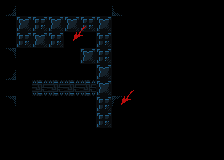

A level layout from a 2D game, rendered from its tile map. Below: a short description, then the map file with tile-grid data replaced by summaries:
An orthogonal 14x10 tile map with 16x16 px tiles, 2 tile layers (background, foreground) and 38 objects (35x tile, 2x portal, finish_tile).

<map version="1.4" tiledversion="1.4.2" orientation="orthogonal" renderorder="right-down" width="14" height="10" tilewidth="16" tileheight="16" infinite="0" nextlayerid="6" nextobjectid="89">
 <properties>
  <property name="next_level" value="./data/levels/tmx/6-level.tmx" />
  <property name="player_bomb_count" value="1" />
 </properties>
 <tileset firstgid="1" name="newtiledsheet" tilewidth="16" tileheight="16" tilecount="171" columns="9">
  <image source="../../newtiledsheet.png" width="144" height="304" />
  <tile id="0">
   <properties>
    <property name="destructable" value="" />
    <property name="solid" value="1" />
   </properties>
  </tile>
  <tile id="1">
   <properties>
    <property name="destructable" value="" />
    <property name="solid" value="1" />
   </properties>
  </tile>
  <tile id="2">
   <properties>
    <property name="destructable" value="" />
    <property name="solid" value="1" />
   </properties>
  </tile>
  <tile id="3">
   <properties>
    <property name="destructable" value="" />
    <property name="solid" value="1" />
   </properties>
  </tile>
  <tile id="4">
   <properties>
    <property name="destructable" value="" />
    <property name="solid" value="" />
   </properties>
  </tile>
  <tile id="9">
   <properties>
    <property name="destructable" value="" />
    <property name="solid" value="1" />
   </properties>
  </tile>
  <tile id="10">
   <properties>
    <property name="destructable" value="" />
    <property name="solid" value="1" />
   </properties>
  </tile>
  <tile id="11">
   <properties>
    <property name="destructable" value="" />
    <property name="solid" value="1" />
   </properties>
  </tile>
  <tile id="12">
   <properties>
    <property name="destructable" value="" />
    <property name="solid" value="1" />
   </properties>
  </tile>
  <tile id="13">
   <properties>
    <property name="destructable" value="" />
    <property name="solid" value="" />
   </properties>
  </tile>
  <tile id="18">
   <properties>
    <property name="destructable" value="" />
    <property name="solid" value="" />
   </properties>
  </tile>
  <tile id="19">
   <properties>
    <property name="destructable" value="" />
    <property name="solid" value="" />
   </properties>
  </tile>
  <tile id="20">
   <properties>
    <property name="destructable" type="bool" value="true" />
    <property name="solid" value="1" />
   </properties>
  </tile>
  <tile id="27">
   <properties>
    <property name="destructable" value="" />
    <property name="solid" value="1" />
   </properties>
  </tile>
  <tile id="28">
   <properties>
    <property name="destructable" value="" />
    <property name="solid" value="1" />
   </properties>
  </tile>
  <tile id="29">
   <properties>
    <property name="destructable" value="1" />
    <property name="solid" value="1" />
   </properties>
  </tile>
  <tile id="30">
   <properties>
    <property name="destructable" value="" />
    <property name="solid" value="1" />
   </properties>
  </tile>
  <tile id="31">
   <properties>
    <property name="destructable" value="" />
    <property name="solid" value="" />
   </properties>
  </tile>
  <tile id="32">
   <properties>
    <property name="destructable" value="" />
    <property name="solid" value="" />
   </properties>
  </tile>
  <tile id="54">
   <properties>
    <property name="destructable" value="" />
    <property name="solid" value="True" />
   </properties>
  </tile>
  <tile id="58">
   <properties>
    <property name="destructable" value="" />
    <property name="solid" value="" />
   </properties>
  </tile>
 </tileset>
 <layer id="1" name="background" width="14" height="10">
  <data>[140 cells, 113 non-empty, 9 distinct tile ids]</data>
 </layer>
 <objectgroup id="4" name="objects">
  <object id="35" name="wall" type="tile" gid="10" x="16" y="112" width="16" height="16" />
  <object id="36" name="wall" type="tile" gid="10" x="32" y="112" width="16" height="16" />
  <object id="37" name="wall" type="tile" gid="10" x="48" y="112" width="16" height="16" />
  <object id="38" name="wall" type="tile" gid="10" x="64" y="112" width="16" height="16" />
  <object id="39" name="wall" type="tile" gid="10" x="80" y="112" width="16" height="16" />
  <object id="40" name="wall" type="tile" gid="1" x="32" y="16" width="16" height="16" />
  <object id="41" name="wall" type="tile" gid="1" x="16" y="16" width="16" height="16" />
  <object id="42" name="wall" type="tile" gid="1" x="48" y="16" width="16" height="16" />
  <object id="43" name="wall" type="tile" gid="1" x="64" y="16" width="16" height="16" />
  <object id="44" name="wall" type="tile" gid="1" x="64" y="16" width="16" height="16" />
  <object id="45" name="wall" type="tile" gid="1" x="80" y="16" width="16" height="16" />
  <object id="46" name="wall" type="tile" gid="1" x="96" y="16" width="16" height="16" />
  <object id="47" name="wall" type="tile" gid="2" x="112" y="32" width="16" height="16" />
  <object id="48" name="wall" type="tile" gid="2" x="112" y="48" width="16" height="16" />
  <object id="49" name="wall" type="tile" gid="2" x="112" y="64" width="16" height="16" />
  <object id="50" name="wall" type="tile" gid="2" x="112" y="80" width="16" height="16" />
  <object id="51" name="wall" type="tile" gid="2" x="112" y="96" width="16" height="16" />
  <object id="52" name="wall" type="tile" gid="10" x="96" y="144" width="16" height="16" />
  <object id="54" name="wall" type="tile" gid="28" x="80" y="48" width="16" height="16" />
  <object id="56" name="wall" type="tile" gid="1" x="64" y="80" width="16" height="16" />
  <object id="57" name="wall" type="tile" gid="1" x="48" y="80" width="16" height="16" />
  <object id="58" name="wall" type="tile" gid="1" x="32" y="80" width="16" height="16" />
  <object id="59" name="wall" type="tile" gid="1" x="16" y="80" width="16" height="16" />
  <object id="60" name="wall" type="tile" gid="10" x="16" y="48" width="16" height="16" />
  <object id="61" name="wall" type="tile" gid="10" x="32" y="48" width="16" height="16" />
  <object id="62" name="wall" type="tile" gid="10" x="48" y="48" width="16" height="16" />
  <object id="63" name="wall" type="tile" gid="11" x="0" y="32" width="16" height="16" />
  <object id="64" name="wall" type="tile" gid="11" x="0" y="48" width="16" height="16" />
  <object id="70" name="finish" type="finish_tile" gid="33" x="16" y="96" width="16" height="16" />
  <object id="71" type="tile" gid="11" x="0" y="96" width="16" height="16" />
  <object id="72" name="wall" type="tile" gid="10" x="64" y="48" width="16" height="16" />
  <object id="75" name="wall" type="tile" gid="2" x="112" y="112" width="16" height="16" />
  <object id="76" name="wall" type="tile" gid="2" x="112" y="128" width="16" height="16" />
  <object id="77" type="tile" gid="11" x="80" y="128" width="16" height="16" />
  <object id="82" name="wall" type="tile" gid="11" x="48" y="64" width="16" height="16" />
  <object id="83" name="portal" type="portal" gid="62" x="96" y="128" width="16" height="16">
   <properties>
    <property name="portal_id" type="int" value="2" />
    <property name="travels_to_portal_id" type="int" value="1" />
   </properties>
  </object>
  <object id="84" name="portal" type="portal" gid="62" x="64" y="64" width="16" height="16">
   <properties>
    <property name="portal_id" type="int" value="1" />
    <property name="travels_to_portal_id" type="int" value="2" />
   </properties>
  </object>
  <object id="87" name="wall" type="tile" gid="1" x="80" y="80" width="16" height="16" />
 </objectgroup>
 <layer id="5" name="foreground" width="14" height="10">
  <data>[140 cells, 7 non-empty, 4 distinct tile ids]</data>
 </layer>
</map>